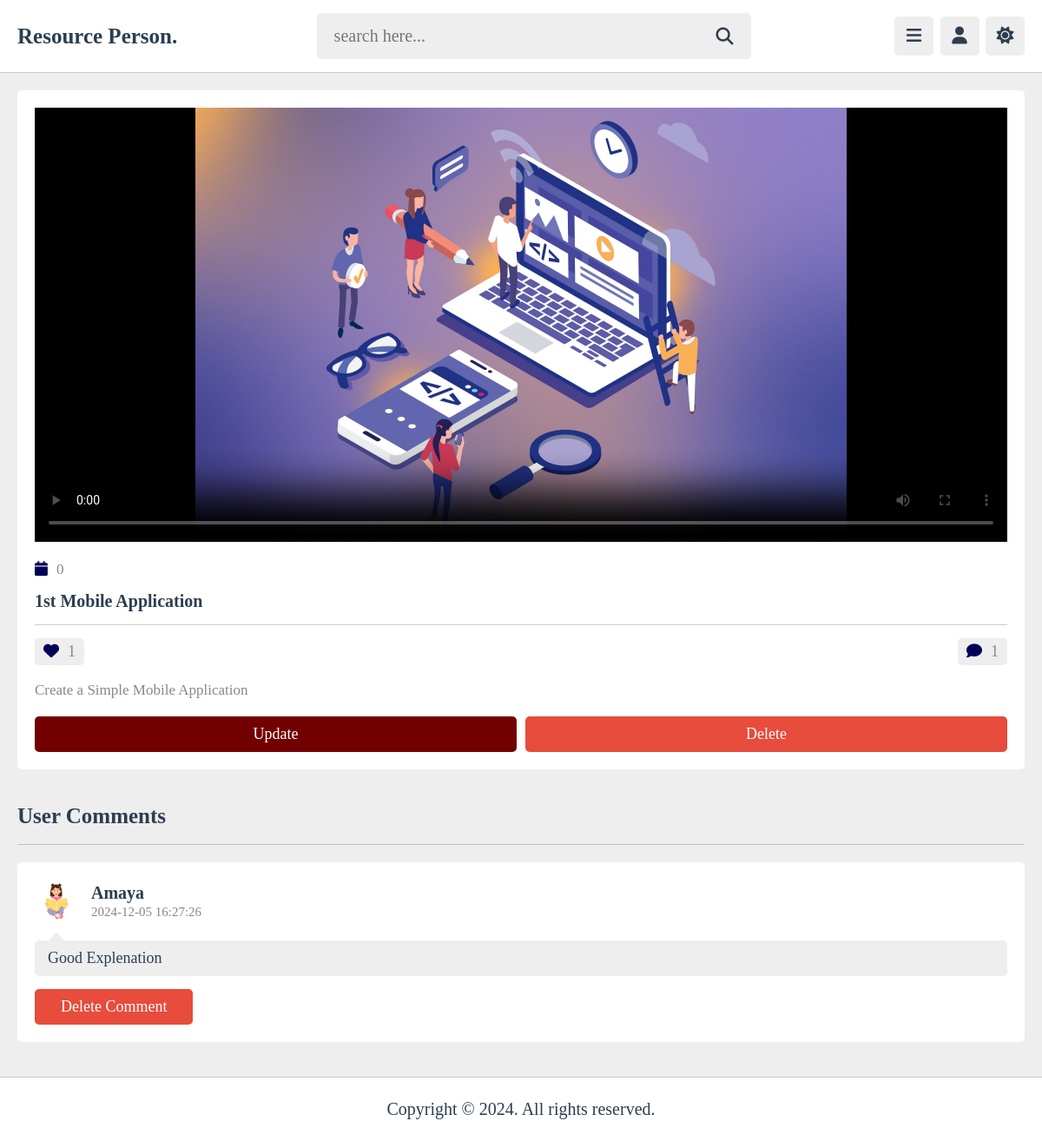
The app's page /admin/view_content.php?get_id=1 (signed in) with its own data.
### tables this page shows
CREATE TABLE IF NOT EXISTS `content` (
  `id` varchar(20) NOT NULL,
  `tutor_id` varchar(20) NOT NULL,
  `playlist_id` varchar(20) NOT NULL,
  `title` varchar(100) NOT NULL,
  `description` varchar(1000) NOT NULL,
  `video` varchar(100) NOT NULL,
  `thumb` varchar(100) NOT NULL,
  `date` int NOT NULL,
  `status` varchar(20) NOT NULL DEFAULT 'deactive'
);

CREATE TABLE IF NOT EXISTS `comment` (
  `id` varchar(20) NOT NULL,
  `content_id` varchar(20) NOT NULL,
  `user_id` varchar(20) NOT NULL,
  `tutor_id` varchar(20) NOT NULL,
  `comment` text NOT NULL,
  `date` timestamp NULL DEFAULT CURRENT_TIMESTAMP,
  PRIMARY KEY (`id`),
  KEY `content_id` (`content_id`),
  KEY `user_id` (`user_id`),
  KEY `tutor_id` (`tutor_id`)
);

CREATE TABLE IF NOT EXISTS `users` (
  `id` varchar(20) NOT NULL,
  `name` varchar(50) NOT NULL,
  `email` varchar(50) NOT NULL,
  `password` varchar(50) NOT NULL,
  `image` varchar(100) NOT NULL
);

### admin/view_content.php (the view, shortened to what this page needs)
<?php
include '../components/connect.php';
if(isset($_COOKIE['tutor_id'])){
   $tutor_id = $_COOKIE['tutor_id'];
}else{
   $tutor_id = '';
   header('location:login.php');
}
if(isset($_GET['get_id'])){
   $get_id = $_GET['get_id'];
}else{
   $get_id = '';
   header('location:contents.php');
}
?>
<!DOCTYPE html>
<html lang="en">
<head>
   <link rel="stylesheet" href="https://cdnjs.cloudflare.com/ajax/libs/font-awesome/6.2.0/css/all.min.css">
   <link rel="stylesheet" href="../css/admin_style.css">
</head>
<body>
<?php include '../components/admin_header.php'; ?>
<section class="view-content">
   <?php
      $select_content = $conn->prepare("SELECT * FROM `content` WHERE id = ? AND tutor_id = ?");
      $select_content->execute([$get_id, $tutor_id]);
      if($select_content->rowCount() > 0){
         while($fetch_content = $select_content->fetch(PDO::FETCH_ASSOC)){
            $video_id = $fetch_content['id'];
            $count_likes = $conn->prepare("SELECT * FROM `likes` WHERE tutor_id = ? AND content_id = ?");
            $count_likes->execute([$tutor_id, $video_id]);
            $total_likes = $count_likes->rowCount();
            $count_comments = $conn->prepare("SELECT * FROM `comment` WHERE tutor_id = ? AND content_id = ?");
            $count_comments->execute([$tutor_id, $video_id]);
            $total_comments = $count_comments->rowCount();
   ?>
   <div class="container">
      <video src="../uploaded_files/<?= $fetch_content['video']; ?>" autoplay controls poster="../uploaded_files/<?= $fetch_content['thumb']; ?>" class="video"></video>
      <div class="date"><i class="fas fa-calendar"></i><span><?= $fetch_content['date']; ?></span></div>
      <h3 class="title"><?= $fetch_content['title']; ?></h3>
      <div class="flex">
         <div><i class="fas fa-heart"></i><span><?= $total_likes; ?></span></div>
         <div><i class="fas fa-comment"></i><span><?= $total_comments; ?></span></div>
      </div>
      <div class="description"><?= $fetch_content['description']; ?></div>
      <form action="" method="post">
         <div class="flex-btn">
            <a href="update_content.php?get_id=<?= $video_id; ?>" class="option-btn">update</a>
            <input type="submit" value="delete" class="delete-btn" onclick="return confirm('delete this video?');" name="delete_video">
         </div>
      </form>
   </div>
   <?php
    }
   }else{
      echo '<p class="empty">no contents added yet! <a href="add_content.php" class="btn" style="margin-top: 1.5rem;">add videos</a></p>';
   }
   ?>
</section>
<section class="comments">
   <h1 class="heading">user comments</h1>
   <div class="show-comments">
      <?php
         $select_comments = $conn->prepare("SELECT * FROM `comment` WHERE content_id = ?");
         $select_comments->execute([$get_id]);
         if($select_comments->rowCount() > 0){
            while($fetch_comment = $select_comments->fetch(PDO::FETCH_ASSOC)){
               $select_commentor = $conn->prepare("SELECT * FROM `users` WHERE id = ?");
               $select_commentor->execute([$fetch_comment['user_id']]);
               $fetch_commentor = $select_commentor->fetch(PDO::FETCH_ASSOC);
      ?>
      <div class="box">
         <div class="user">
            <img src="../uploaded_files/<?= $fetch_commentor['image']; ?>" alt="">
            <div>
               <h3><?= $fetch_commentor['name']; ?></h3>
               <span><?= $fetch_comment['date']; ?></span>
            </div>
         </div>
         <p class="text"><?= $fetch_comment['comment']; ?></p>
         <form action="" method="post" class="flex-btn">
            <button type="submit" name="delete_comment" class="inline-delete-btn" onclick="return confirm('delete this comment?');">delete comment</button>
         </form>
      </div>
      <?php
       }
      }else{
         echo '<p class="empty">no comments added yet!</p>';
      }
      ?>
      </div>
</section>
<?php include '../components/footer.php'; ?>
</body>
</html>

### css/admin_style.css (style rules this page uses)
:root { --main-color:#000059; --blue :#000059; --red:#e74c3c; --oragen:#720000; --white:#fff; --black:#2c3e50; --light-color:#888; --light-bg:#eee; --border:.1rem solid rgba(0,0,0,.2); }
* { font-family:"Lisu Bosa", serif; margin: 0; padding: 0; box-sizing: border-box; outline: none; border: none; text-decoration: none; }
html { font-size: 62.5%; overflow-x: hidden; }
body { background-color: var(--light-bg); padding-left: 30rem; }
section { padding:2rem; max-width: 1200px; margin: 0 auto; }
.btn, .option-btn, .delete-btn, .inline-btn, .inline-option-btn, .inline-delete-btn { border-radius: .5rem; padding: 1rem 3rem; font-size: 1.8rem; color: #fff; margin-top: 1rem; text-transform: capitalize; cursor: pointer; text-align: center; }
.btn, .option-btn, .delete-btn { display: block; width: 100%; }
.inline-btn, .inline-option-btn, .inline-delete-btn { display: inline-block; }
.option-btn, .inline-option-btn { background-color: var(--oragen); }
.delete-btn, .inline-delete-btn { background-color: var(--red); }
.flex-btn { display:flex; gap: 1rem; }
.heading { padding-bottom: 1.8rem; border-bottom: var(--border); font-size: 2.5rem; color: var(--black); text-transform: capitalize; margin-bottom: 2rem; }
.view-content .container { background-color: var(--white); border-radius: .5rem; padding: 2rem; }
.view-content .container .video { width: 100%; object-fit: contain; margin-bottom: 1rem; background: #000; height: 50rem; }
.view-content .container .date { padding:1rem 0; font-size: 1.7rem; }
.view-content .container .date i { margin-right: 1rem; color: var(--main-color); }
.view-content .container .date span { color: var(--light-color); }
.view-content .container .title { font-size: 2rem; color: var(--black); padding: .5rem 0; }
.view-content .container .flex { display: flex; align-items: center; justify-content: space-between; gap: 1.5rem; font-size: 1.8rem; border-top: var(--border); padding-top: 1.5rem; padding-bottom: 1rem; margin-top: 1rem; }
.view-content .container .flex div { background-color: var(--light-bg); border-radius: .5rem; padding: .5rem 1rem; }
.view-content .container .flex i { margin-right: 1rem; color: var(--main-color); }
.view-content .container .flex span { color: var(--light-color); }
.view-content .container .description { padding: .5rem 0; line-height: 1.7; font-size: 1.7rem; color: var(--light-color); }
.comments .show-comments { background-color: var(--white); border-radius: .5rem; padding: 2rem; display: grid; gap: 2.5rem; }
.comments .show-comments .user { display: flex; align-items: center; gap: 1.5rem; margin-bottom: 2rem; }
.comments .show-comments .user img { height: 5rem; width: 5rem; border-radius: 50%; object-fit: cover; }
.comments .show-comments .user h3 { font-size: 2rem; color: var(--black); margin-bottom: .2rem; }
.comments .show-comments .user span { color: var(--light-color); font-size: 1.5rem; }
.comments .show-comments .text { border-radius: .5rem; background-color: var(--light-bg); padding: 1rem 1.5rem; color: var(--black); margin: .5rem 0; position: relative; z-index: 0; white-space: pre-line; font-size: 1.8rem; }
.comments .show-comments .text::before { content: ''; position: absolute; top: -1rem; left: 1.5rem; height: 1.2rem; width: 2rem; background-color: var(--light-bg); clip-path: polygon(50% 0%, 0% 100%, 100% 100%); }
@media (max-width:1200px) { body { padding-left: 0; } }

### records on screen
content: date "0", title "1st Mobile Application", total_likes "1", total_comments "1", description "Create a Simple Mobile Application"
comment: user.image (picture), user.name "Amaya", date "2024-12-05 16:27:26", comment "Good Explenation"
